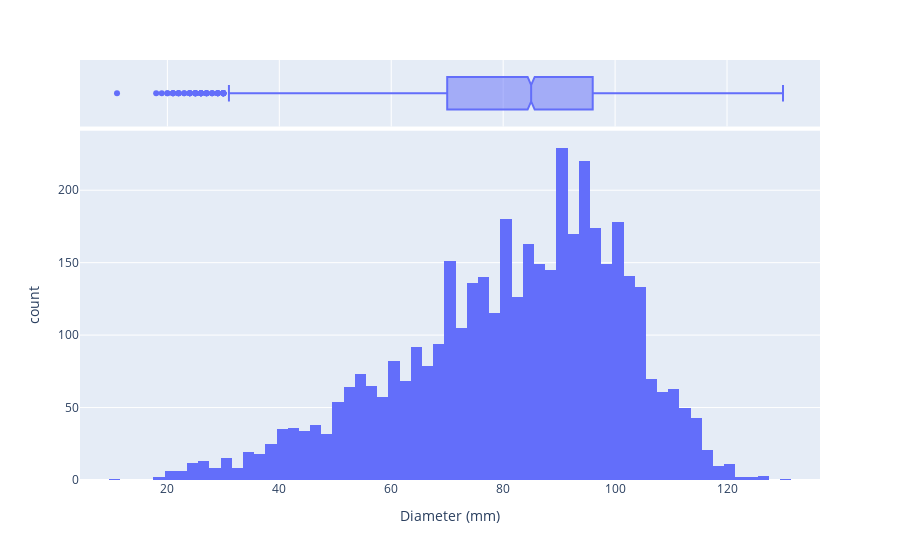

Here is the notebook cell this chart was saved with:
### Markdown cell above
Next up is diameter, also a continuous feature. Again, a histogram may be helpful.

### Code cell
px.histogram(df, x = "diameter", marginal='box', labels={"diameter":"Diameter (mm)"})

### Figure 1 — Plotly figure (JSON) as saved in the notebook; plotly's stock layout.template omitted (floating-point values rounded to 4 significant figures; data arrays with more than 128 entries replaced by an {"elided": "..."} marker saying what was removed)
{"data": [{"alignmentgroup": "True", "bingroup": "x", "hovertemplate": "Diameter (mm)=%{x}<br>count=%{y}<extra></extra>", "legendgroup": "", "marker": {"color": "#636efa"}, "name": "", "offsetgroup": "", "orientation": "v", "showlegend": false, "type": "histogram", "x": {"elided": "4177 int values"}, "xaxis": "x", "yaxis": "y"}, {"alignmentgroup": "True", "hovertemplate": "Diameter (mm)=%{x}<extra></extra>", "legendgroup": "", "marker": {"color": "#636efa"}, "name": "", "notched": true, "offsetgroup": "", "showlegend": false, "type": "box", "x": {"elided": "4177 int values"}, "xaxis": "x2", "yaxis": "y2"}], "layout": {"autosize": true, "barmode": "relative", "legend": {"tracegroupgap": 0}, "margin": {"t": 60}, "xaxis": {"anchor": "y", "autorange": true, "domain": [0, 1], "range": [4.389, 136.6], "title": {"text": "Diameter (mm)"}, "type": "linear"}, "xaxis2": {"anchor": "y2", "autorange": true, "domain": [0, 1], "matches": "x", "range": [4.389, 136.6], "showgrid": true, "showticklabels": false, "type": "linear"}, "yaxis": {"anchor": "x", "autorange": true, "domain": [0, 0.8316], "range": [0, 241.1], "title": {"text": "count"}}, "yaxis2": {"anchor": "x2", "autorange": true, "domain": [0.8416, 1], "matches": "y2", "range": [-0.5, 0.5], "showgrid": false, "showline": false, "showticklabels": false, "ticks": "", "type": "category"}}}
